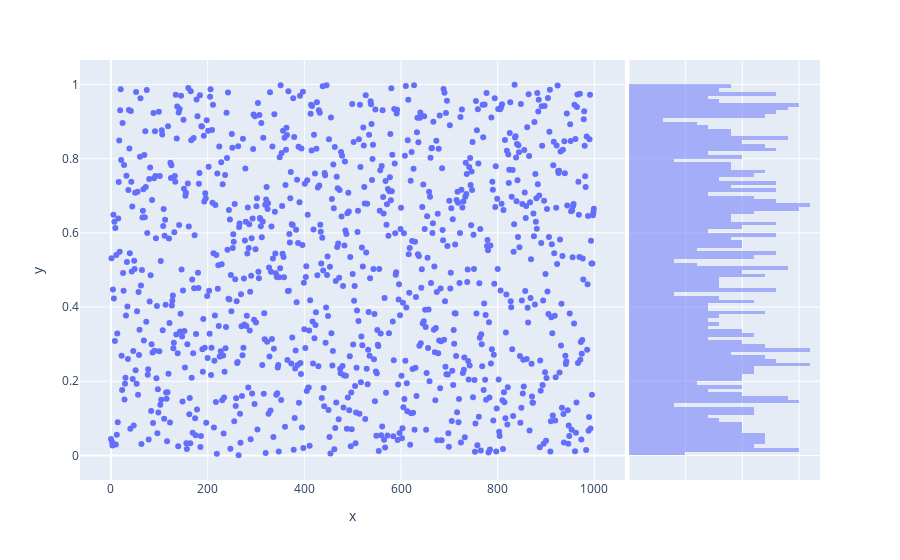

Here is the notebook cell this chart was saved with:
### Code cell
data=np.random.rand(1000)
fig=px.scatter(y=data,marginal_y='histogram')
fig.update_traces(name='a',nbinsy=100,selector={'type':'histogram'})

### Figure 1 — Plotly figure (JSON) as saved in the notebook; plotly's stock layout.template omitted (floating-point values rounded to 4 significant figures; data arrays with more than 128 entries replaced by an {"elided": "..."} marker saying what was removed)
{"data": [{"hovertemplate": "x=%{x}<br>y=%{y}<extra></extra>", "legendgroup": "", "marker": {"color": "#636efa", "symbol": "circle"}, "mode": "markers", "name": "", "orientation": "v", "showlegend": false, "type": "scatter", "x": {"elided": "1000 int values"}, "xaxis": "x", "y": {"elided": "1000 float values"}, "yaxis": "y"}, {"alignmentgroup": "True", "bingroup": "y", "hovertemplate": "y=%{y}<br>count=%{x}<extra></extra>", "legendgroup": "", "marker": {"color": "#636efa"}, "name": "a", "nbinsy": 100, "offsetgroup": "", "opacity": 0.5, "showlegend": false, "type": "histogram", "xaxis": "x2", "y": {"elided": "1000 float values"}, "yaxis": "y2"}], "layout": {"barmode": "overlay", "legend": {"tracegroupgap": 0}, "margin": {"t": 60}, "xaxis": {"anchor": "y", "domain": [0, 0.7363], "title": {"text": "x"}}, "xaxis2": {"anchor": "y2", "domain": [0.7413, 1], "matches": "x2", "showgrid": true, "showline": false, "showticklabels": false, "ticks": ""}, "yaxis": {"anchor": "x", "domain": [0, 1], "title": {"text": "y"}}, "yaxis2": {"anchor": "x2", "domain": [0, 1], "matches": "y", "showgrid": true, "showticklabels": false}}}
